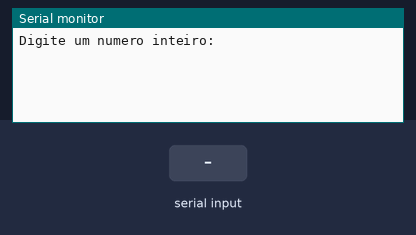
This sketch was run on a simulated Arduino Uno, built with avr-gcc and run on an emulated ATmega328P. Parts: the last lines printed to the serial monitor. The inputs (shaded band) are chosen by the test bench.

Above: at 1.2 s.
1.3 s: "90,45\n" received over Serial
At 2.5 s:
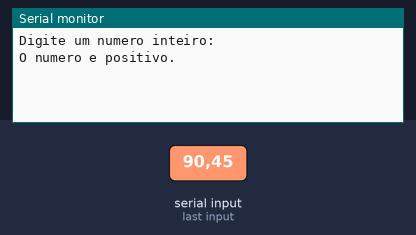
At 7.5 s:
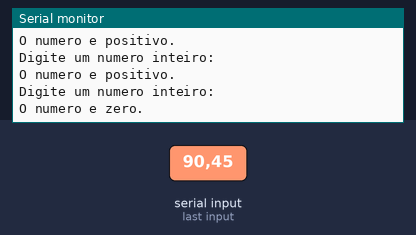

Measured:
- after the input at 1.3 s, the serial monitor: prints a new line at once (image 1)

The sketch:

exmb_11_pt21.ino
```cpp
// C++/Arduino code
// Verifica se um número é positivo ou negativo

void setup() {
  Serial.begin(9600); // Inicia a comunicação serial
}

void loop() {
  int numero;

  // Solicitar entrada
  Serial.println("Digite um numero inteiro: ");

  // Espera até o usuário digitar algo
  while (!Serial.available()) {}

  // Lê o número digitado
  numero = Serial.parseInt();

  // Verifica se é positivo, negativo ou zero
  if (numero > 0) {
    Serial.println("O numero e positivo.");
  } else if (numero < 0) {
    Serial.println("O numero e negativo.");
  } else {
    Serial.println("O numero e zero.");
  }

  delay(2000); // Aguarda um pouco antes de permitir nova entrada
}
```
